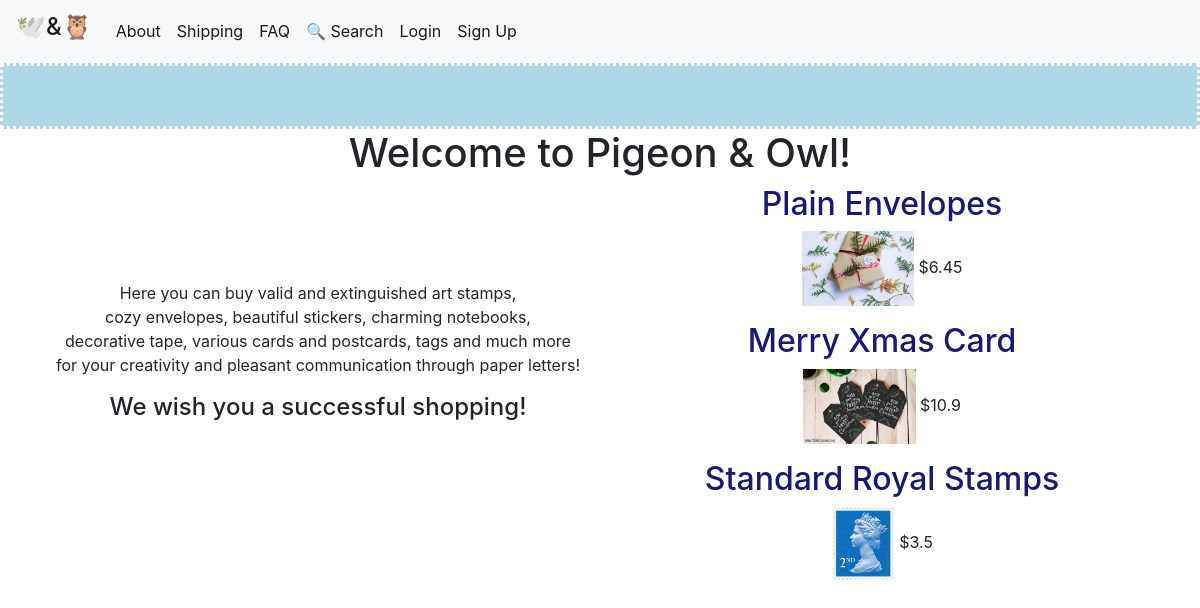
/index, run on the app's committed database.
### tables this page shows
CREATE TABLE products (
    id INTEGER PRIMARY KEY AUTOINCREMENT,
    cost FLOAT NOT NULL,
    name TEXT NOT NULL,
    description TEXT,
    category TEXT,
    image TEXT
);

### project/main.py (the view)
@main.route('/')
@main.route('/index')
def index():
    conn = get_db_connection()
    products = conn.execute('SELECT * FROM products').fetchall()
    conn.close()
    return render_template('index.html', products=products[:3])

### project/main.py (called while the page is built)
def get_db_connection():
    conn = sqlite3.connect('database.db')
    conn.row_factory = sqlite3.Row
    return conn

### project/templates/index.html (shortened to what this page needs)
{% extends 'base.html' %}
{% block content %}
    <h1 align="center">{% block title %} Welcome to Pigeon & Owl! {% endblock %}</h1>
    <div class="leftpane">
        <p align="center">
        <br><br><br><br>
        Here you can buy valid and extinguished art stamps,  <br>
        cozy envelopes, beautiful stickers, charming notebooks,  <br>
        decorative tape, various cards and postcards, tags and much more  <br>
        for your creativity and pleasant communication through paper letters!  <br>
        </p>
        <h4 align="center"> We wish you a successful shopping! </h4>
    </div>
    <div class="rightpane">
        {% for product in products %}
            <a href="{{ url_for('main.product', product_id=product['id']) }}">
                <font color="#191970"><h2>{{ product['name'] }}</h2></font>
            </a>
            <img src="static/pictures/{{ product['image'] }}" height="75" border="5" alt="Image">
            <span color="white" lass="badge badge-primary">${{ product['cost'] }}</span>
        {% endfor %}
    </div>
{% endblock %}

### project/static/css/style.css (style rules this page uses)
.leftpane { width: 50%; min-width: 350px; height: available; min-height: 400px; float: left; border-collapse: collapse; }
.rightpane { text-align: center; width: available; height: available; position: relative; border-collapse: collapse; }

### data on the page
products: name "Plain Envelopes", image (picture), cost "6.45"
products: name "Merry Xmas Card", image (picture), cost "10.9"
products: name "Standard Royal Stamps", image (picture), cost "3.5"
